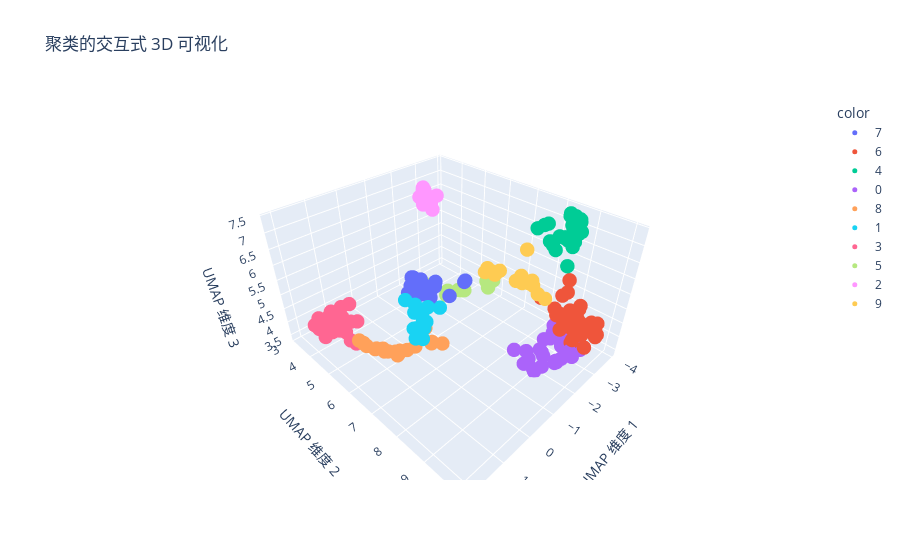
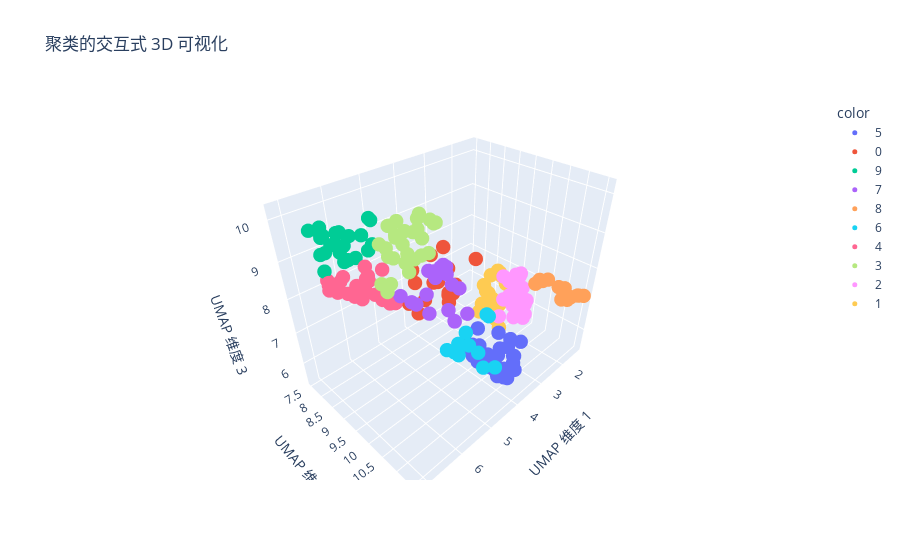

Source (notebook cell) for these figures, in order:
### Code cell
requirment_cluster_centers = process_texts_and_visualize_interactive(requirement_texts,'requirement',cluster_num=10,dimension=3,n=3)
pprint(requirment_cluster_centers)
description_cluster_centers = process_texts_and_visualize_interactive(description_texts,'description',cluster_num=10,dimension=3,n=3)
pprint(description_cluster_centers)

### Figure 1 — Plotly figure (JSON) as saved in the notebook; plotly's stock layout.template omitted (floating-point values rounded to 4 significant figures)
{"data": [{"hovertemplate": "<b>%{hovertext}</b><br><br>color=7<br>UMAP 维度 1=%{x}<br>UMAP 维度 2=%{y}<br>UMAP 维度 3=%{z}<extra></extra>", "hovertext": ["1、负责过国际化/出海，具有SaaS/开发者相关产品的经历；", "2、逻辑清晰、聪明、具有优秀的学习能力，能够快速自我迭代，具备独立完成一些基础产品工作的能力；", "3、具备良好的英语读写能力，能够阅读和理解产品、技术文档和学术论文；", "5、有责任感，有跨团队协作能力，以用户价值为先，做热爱用户的产品经理，做用户喜爱的产品。", "3、具备优秀的逻辑思维能力和产品意识，有团队协作精神；", "4、注重用户体验，对产品设计和用户交互有一定认识；", "2、熟练使用产品设计工具，能输出原型及交互说明；", "2.对产品研发工作有浓厚的兴趣和热情；", "3、熟练使用办公、产品设计软件；", "3、熟练使用办公及产品设计相关软件；", "2.有良好的产品Sense，能熟练使用工具实现产品原型设计；", "3. 具备卓越的思维抽象能力和产品意识，具备良好的团队协作精神；", "2.有互联网产品策划经验，能独立完成prd撰写；", "4.具备良好的沟通能力、热爱产品相关工作，对互联网有一定思考了解和行业分析能力；", "有责任感，有跨团队协作能力，以用户价值为先，做热爱用户的产品经理，做用户喜爱的产品。", "3、具备良好的沟通能力和团队协作精神，能够与产品经理、开发人员等各方有效沟通；", "4、具备较强的学习能力和自我驱动力，能够不断学习和提升自己的产品能力；", "5、具备良好的审美能力和创新意识，能够为产品设计提出有价值的建议和想法。", "6.熟练使用Axure/sketch，office等产品交互设计软件和办公软件。", "2. 了解产品实施过程，包括市场分析、需求分析、产品功能设计、业务流程设计、界面设计、用户研究和可用性测试等；", "-工具技能：熟练使用Axure/Figma/Sketch等原型工具，SQL/Python基础为加分项；", "-技能要求：熟练使用办公软件，如 Word、Excel、PPT 等；掌握 Axure、Sketch、Figma 等至少一种原型设计工具，具备基本的原型制作能力；了解 SQL 等基础数据分析工具，能够进行简单的数据查询与整理", "-具备优秀的产品规划、设计能力，能够独立完成产品的需求分析、设计、优化等全流程工作。"], "legendgroup": "7", "marker": {"color": "#636efa", "size": 5, "symbol": "circle"}, "mode": "markers", "name": "7", "scene": "scene", "showlegend": true, "type": "scatter3d", "x": [-0.1763, 0.3193, -0.5419, 0.3304, 0.4471, 0.1654, 0.3739, -0.005859, 0.157, 0.06481, 0.3178, 0.3638, -0.6702, -0.6196, 0.3351, 0.2502, 0.1441, 0.2286, 0.1428, 0.4459, -0.09287, -0.2004, 0.6925], "y": [7.356, 7.191, 5.695, 7.205, 6.993, 6.71, 6.52, 7.03, 6.336, 6.257, 6.684, 6.933, 7.425, 7.438, 7.203, 7.035, 7.168, 6.62, 6.297, 6.696, 6.321, 6.247, 6.798], "z": [5.954, 6.077, 5.172, 6.28, 6.134, 6.205, 6.126, 6.308, 6.053, 6.107, 6.299, 6.194, 6.216, 6.205, 6.383, 6.105, 6.307, 6.256, 6.165, 6.02, 5.8, 5.913, 6.209]}, {"hovertemplate": "<b>%{hovertext}</b><br><br>color=6<br>UMAP 维度 1=%{x}<br>UMAP 维度 2=%{y}<br>UMAP 维度 3=%{z}<extra></extra>", "hovertext": ["2、有使用Cursor、Windsurf、V0.dev、bolt.new、Devin等AI编程产品的经验；", "3、对新技术趋势保持敏感，有使用不同AI工具构建应用的经验，并能识别AI工具的优劣及可改进点。", "4、对创新类产品有高度热忱，对AIGC、LLM等前沿AI产品有了解的优先；", "4、优秀的学习能力和实践能力，对通用人工智能有浓厚的兴趣，对新事物有强烈的好奇心和探索欲；", "5、具备较好的技术基础，熟悉深度学习/语言模型等AI相关知识、Python等编程语言优先；", "5、积极主动，富有创新精神,愿意在AIGC领域探索前沿的应用场景。", "1.具备良好的逻辑思维和用户理解能力，对AI技术和行业应用有自己的理解；", " 技术理解力：熟悉AI基础技术框架，能与技术团队高效沟通技术应用。  ", " 用户同理心：擅长从员工视角拆解复杂任务，设计轻量化、低学习成本的AI解决方案。  ", " 熟悉企业服务（如OA、HR SaaS）或AI行业应用，熟悉RPA、低代码等效率工具生态。  ", " 自驱力强，对AI技术落地怀有热情，适应高速迭代的工作节奏。", "2. 有AI产品相关经历，有大模型、智能NPC、游戏开发流程相关经验者优先；", "5.加分项：了解AI技术，对chatGPT类应用、智能NPC有了解，有prompt engineering经验优加；", "5.加分项：了解AI技术，熟悉强化学习、用户画像、自然语音等其中某一方向；", "了解基础的AI技术，例如机器学习、LLM的大致原理；", "2、对AI产品有浓厚的兴趣和扎实的理论基础，熟悉常用的AI技术和应用；", "- 对AI技术和产品有浓厚兴趣，对人工智能领域的发展趋势有一定了解；", "1. 本科及以上学历，2026年及之后毕业，人工智能、深度学习等AI相关专业方向，或者计算机相关专业在对AI方面具有相关实践经验；", "2. 自我驱动力极强，分析能力突出，沟通协调能力突出，对互联网产品方向有巨大热情，对AI相关有极大热情；", "1.专业背景 ：计算机科学、人工智能、数据科学、心理学、人机交互等相关专业，对AI技术有基本了解，对AI产品有浓厚兴趣。", "4.创新思维 ：具有创新思维，能够提出独特的AI产品或功能想法，对用户体验有深入理解。", "5.学习能力 ：具有快速学习和适应新技术的能力，对AI领域的最新动态和趋势保持敏感。", "3. 对AI+效率工具有强烈热情，有效率工具类产品经验加分；", "-技术理解力：熟悉AI基础知识（如机器学习、深度学习框架），能理解算法模型的原理和落地边界；", "-软技能：优秀的沟通能力、学习能力和团队协作精神，对AI领域有强烈热情。", "-热爱AI技术应用产品&商业广告业务，对产品策略有浓厚兴趣，并愿意深挖钻研", "-在日常学习生活中使用AI产品是个加分项", "1. 亲手参与定义下一代AI产品的DNA，你的思考将直接刻进千万用户的生活轨迹", "-熟练掌握一种或多种编程语言，了解机器学习、深度学习等AI技术原理者优先。", "-对AI创新业务感兴趣，好奇心强，高度自驱，性格严谨细致认真", "-具备良好的英文读写能力，能够阅读和理解国际AI产品的网站与文档"], "legendgroup": "6", "marker": {"color": "#EF553B", "size": 5, "symbol": "circle"}, "mode": "markers", "name": "6", "scene": "scene", "showlegend": true, "type": "scatter3d", "x": [-3.025, -2.852, -2.682, -2.521, -3.158, -2.671, -3.049, -3.047, -2.544, -2.859, -2.668, -3.014, -2.889, -2.893, -2.862, -3.056, -2.495, -3.376, -2.624, -2.995, -2.645, -2.996, -2.752, -3.081, -3.25, -2.459, -2.75, -2.276, -3.253, -2.521, -3.208], "y": [9.399, 9.99, 9.114, 9.659, 8.835, 9.191, 9.872, 10.1, 10.03, 9.562, 9.634, 8.247, 8.894, 9.126, 9.906, 9.544, 9.692, 8.851, 9.54, 9.222, 9.999, 10.04, 9.594, 10.05, 9.957, 9.047, 9.806, 9.705, 8.924, 9.416, 9.756], "z": [4.895, 4.913, 4.962, 4.368, 5.193, 4.461, 4.883, 4.592, 5.093, 5.383, 5.115, 4.892, 4.681, 4.622, 4.125, 4.697, 4.497, 5.613, 5.164, 4.969, 5.02, 4.764, 5.34, 4.461, 4.781, 5.229, 4.587, 5.054, 5.299, 5.028, 4.443]}, {"hovertemplate": "<b>%{hovertext}</b><br><br>color=4<br>UMAP 维度 1=%{x}<br>UMAP 维度 2=%{y}<br>UMAP 维度 3=%{z}<extra></extra>", "hovertext": ["1、2026届硕士及以上学位在读，计算机、人工智能专业优先；", "1、本科及以上学历在读，小语种相关专业优先；", "1、2026届硕士及以上学位在读，计算机、软件工程等相关专业优先；", "1、2026届本科及以上学历在读，计算机、软件工程等相关专业优先；", "1、2026届本科及以上学历在读，计算机科学、信息技术、人工智能或相关专业背景优先；", "1、2026届本科及以上学历在读，专业背景不限；", "1、本科及以上学历在读，计算机科学、信息技术、人工智能或相关专业背景优先；", "1、本科及以上学历，计算机与人工智能或产品设计等相关专业优先；", "能力要求：", "1.大学本科及以上学历，计算机相关专业优先；", "1.2026届及以后，本科及以上学历在读，计算机等相关专业优先；", " 本科及以上学历，计算机、人工智能、心理学、工业设计等相关专业优先。  ", "1. 计算机、人工智能、电子与通信等相关专业本科及以上学历；", "1. 本科及以上学历，计算机、人工智能、电子与通信等相关专业优先；", "1. 本科及以上学历在读学生，25年及以后毕业，计算机/文学相关背景优先；", "1.本科及以上学历在读学生；", "计算机、软件工程等相关专业优先；", "1.计算机、人工智能、数据科学等相关专业在读本科生或研究生。", "任职要求：", "1.专业不限，有计算机/电子/工业设计/交互设计 背景的同学优先；", "3.对互联网，人工智能，智能硬件等先关领域有一定了解的同学优先；", "2.统计学相关专业或有智能语音实习经验优先；", "-计算机、人工智能、数学、数据以及相关理工科专业优先；", "-具备一定的机器学习、数据分析、代码（Python）的能力和接口调用工程能力优先", "- 本科及以上学历在读，计算机科学、软件工程、人工智能等相关专业背景优先；", "-计算机科学、人工智能、数据科学、人机交互等相关专业本科或研究生在读；", "- 本科及以上学历"], "legendgroup": "4", "marker": {"color": "#00cc96", "size": 5, "symbol": "circle"}, "mode": "markers", "name": "4", "scene": "scene", "showlegend": true, "type": "scatter3d", "x": [-3.74, -3.565, -3.866, -3.788, -3.662, -3.666, -3.44, -3.166, -3.314, -3.764, -3.929, -3.442, -3.669, -3.642, -3.83, -3.628, -3.808, -3.631, -3.47, -2.949, -3.214, -3.145, -3.477, -3.358, -3.56, -3.415, -3.525], "y": [8.759, 8.452, 8.629, 8.64, 8.735, 8.701, 8.561, 8.294, 7.656, 8.478, 8.581, 8.299, 8.34, 8.331, 8.473, 8.42, 8.42, 8.567, 7.77, 8.319, 8.644, 8.409, 8.751, 8.719, 8.565, 8.745, 7.853], "z": [6.944, 7.365, 7.144, 7.12, 6.911, 7.321, 6.73, 6.588, 6.803, 6.962, 7.172, 6.749, 6.65, 6.636, 7.271, 7.408, 6.992, 7.046, 6.891, 6.8, 6.926, 6.491, 6.741, 6.022, 6.65, 6.611, 6.942]}, {"hovertemplate": "<b>%{hovertext}</b><br><br>color=0<br>UMAP 维度 1=%{x}<br>UMAP 维度 2=%{y}<br>UMAP 维度 3=%{z}<extra></extra>", "hovertext": ["2、扎实的深度学习技术基础，有大语言模型、多模态等相关的项目经验和大模型评测经验；", "2、有AI大模型相关产品经历优先；", "2、熟悉大模型基础知识，阅读广泛，对高质量的数据有自己的认识；", "3、对人机交互有自己的理解，掌握一定的提示工程技术，懂得如何更好地利用大模型生成数据；", "2、了解基础的AI技术，例如NLP、机器学习、LLM的大致原理；", "2、对AIGC、大语言模型技术与应用充满热情，对AI产品有优秀的理解能力；", "2、对人工智能前沿技术如大模型、AIGC等有浓厚兴趣，并有一定的了解；", "1、在AIGC、大模型等前沿技术领域有项目实践经验；", "1、对AI产品有强烈兴趣，了解大模型基础概念，有ChatGPT等大模型工具使用经验；", "2、熟悉Prompt工程或参与过大模型调优实践；", "1、ChatGPT等大模型产品深度用户，喜欢尝试新事物；", "2、对大模型产品有着浓厚兴趣，喜欢尝试新鲜事物；", " 有Prompt工程优化或AIGC应用实践经验。  ", "2. 对AI技术有强烈兴趣，熟悉大模型（如GPT/LLaMA）、推荐系统、多模态交互等技术的基本原理与边界；", "2. 具备扎实的技术基础，对生成式AI和多模态大模型技术与应用充满热情；", "4. 熟悉大模型、图像生成模型等相关背景知识，有使用经验。", "2.对大语言模型（LLM）、多模态AI、机器学习算法有基本了解。", "4. 熟悉AI、大模型等相关领域，有大模型prompt调优经验及大模型评测经验，有RAG构建相关经验优先。", "-对大模型、人工智能的前沿技术有极强的好奇心和驱动力", "- 对人工智能技术特别是大模型有基本了解和兴趣；", "-学历与专业：本科及以上在读学生，专业不限，计算机科学、市场营销、设计等相关专业优先，对大模型技术和产品管理有浓厚兴趣", "-对AI大模型感兴趣，关注国内外新技术和热点产品形态，愿意学习新技术", "2. 在技术深渊与人性需求之间架设彩虹桥，把论文里的公式变成让人眼眶发热的温暖交互", "3. 与最疯狂的算法天才、最执着的工程狂人碰撞思想，在晨会白板上留下改变世界的涂鸦", "4. 在用户反馈的迷雾中捕捉真理的闪光，把那些要是我能...\"的叹息变成现实\"", "-计算机、人工智能、数学等相关专业本科及以上学历，对AI/大模型技术有深入理解和浓厚兴趣。", "-具有AI/大模型相关产品或项目经验者优先，了解大模型技术的前沿应用和行业动态者优先。", "-具备良好的英文读写能力，能够阅读和理解最新的国际AI/大模型研究文献和行业动态。", "- 对大模型有基本的了解，对数据集的优劣和评估方法有自己的认识", "-了解是市面上常见的生成式大模型相关的业务应用，有自己的思考", "-对预训练语言模型，精调和提示工程有了解", "-学习能力强，能够跟上大模型方向的快速迭代变化"], "legendgroup": "0", "marker": {"color": "#ab63fa", "size": 5, "symbol": "circle"}, "mode": "markers", "name": "0", "scene": "scene", "showlegend": true, "type": "scatter3d", "x": [-3.067, -3.174, -1.786, -1.722, -2.783, -2.894, -2.681, -2.689, -2.937, -2.349, -2.206, -2.044, -2.531, -2.802, -2.847, -1.664, -2.693, -2.965, -2.018, -2.171, -3.096, -2.325, -1.263, -1.517, -1.019, -3.2, -3.176, -3.084, -1.79, -1.721, -2.269, -1.987], "y": [9.082, 8.711, 9.062, 8.909, 9.847, 9.279, 9.47, 8.936, 9.277, 8.921, 9.63, 9.54, 8.831, 9.597, 9.233, 8.815, 9.692, 8.785, 9.608, 9.486, 8.765, 9.754, 9.094, 9.337, 8.883, 8.928, 8.84, 9.433, 9.1, 9.147, 9.036, 9.203], "z": [3.773, 4.034, 3.468, 3.804, 4.056, 4.068, 4.027, 3.996, 3.894, 3.651, 3.961, 3.853, 3.967, 3.926, 3.761, 3.586, 3.745, 3.703, 3.949, 3.803, 3.833, 4.242, 4.511, 4.564, 4.576, 3.887, 3.73, 4.015, 3.4, 3.523, 3.631, 3.519]}, {"hovertemplate": "<b>%{hovertext}</b><br><br>color=8<br>UMAP 维度 1=%{x}<br>UMAP 维度 2=%{y}<br>UMAP 维度 3=%{z}<extra></extra>", "hovertext": ["3、熟练掌握Python/C++等至少一门编程语言；熟练Pytorch或Tensorflow等训练框架；", "2、善于逻辑思维推导，对数据高度敏感；", "2、逻辑清晰，具有良好的问题分析能力和问题解决能力；", "4、具备良好的责任心和逻辑思维，有创新意识和意愿，有良好的分析能力，愿意独立思考；", "3、优秀的逻辑分析和数据处理能力，善于从数据中提炼洞见；", "3、与技术有一定理解或具备一定的数据分析和建模能力。", "3、逻辑清晰，具备基础数据分析能力；", "3、英语能力优秀，可阅读技术文档或论文。", "2、逻辑思维强、表达清晰、沟通能力强；", "2. 有颠覆式创新思考能力，敢于提出独到见解。", "3.具备较强的逻辑推理分析能力；", "具备良好的英语阅读能力，能够阅读和理解产品、技术文档和学术论文；", "具备良好的责任心和逻辑思维，有创新意识和意愿，有良好的分析能力，愿意独立思考；", "3.具备基本的算法评测、数据采集或数据闭环优化知识。", "1. 优秀的逻辑思维能力、数据分析能力和快速学习能力，拥有同理心和理解力；", "4.对数据敏感，善于从表象归纳出问题共性；", "1.优秀的逻辑思维能力、数据分析能力和快速学习能力，拥有同理心和理解力；", "-具备一定数据分析能力以及数据决策意识，能够熟练使用数据分析工具进行数据挖掘和分析", "-有主动思考的意识和逻辑思维能力", "-熟练掌握Axure、墨刀、figma等工具，具备一定的数据分析能力", "-具有良好的结构化思维能力，数据敏感，自驱力强，能够通过数据分析解决问题"], "legendgroup": "8", "marker": {"color": "#FFA15A", "size": 5, "symbol": "circle"}, "mode": "markers", "name": "8", "scene": "scene", "showlegend": true, "type": "scatter3d", "x": [-0.05274, 0.9881, 1.33, 1.511, 0.9346, 0.1698, 0.777, -0.5511, 1.313, 1.514, 1.102, -0.5056, 1.581, 0.2272, 1.208, 0.8532, 1.183, 0.6212, 1.473, 0.1838, 1.033], "y": [7.202, 6.465, 6.087, 5.769, 6.589, 7.036, 6.705, 5.535, 6.001, 5.788, 6.285, 5.599, 5.693, 7.074, 6.216, 6.49, 6.233, 6.866, 5.853, 6.796, 6.609], "z": [4.345, 4.242, 4.333, 4.429, 4.324, 4.434, 4.323, 5.051, 4.244, 4.456, 4.207, 5.09, 4.529, 4.445, 4.332, 4.152, 4.225, 4.452, 4.365, 4.788, 4.234]}, {"hovertemplate": "<b>%{hovertext}</b><br><br>color=1<br>UMAP 维度 1=%{x}<br>UMAP 维度 2=%{y}<br>UMAP 维度 3=%{z}<extra></extra>", "hovertext": ["4、有很好的产品意识，能快速理解业务产品需求，有较强的项目管理能力、协同能力以及数据洞察能力。", "4.熟悉常用的数据分析工具和产品设计工具者优先。", "2.具备较强的数据分析和问题解决能力，能够通过行业调研、数据分析和用户回访等手段梳理产品的优化思路；", " 熟练使用SQL/Python分析用户行为数据，或具备基础技术开发能力。", " 逻辑清晰，能快速将抽象需求转化为可执行方案。  ", "3. 具备优秀的数据分析能力，熟练使用SQL/Python进行基础数据处理，能用数据驱动产品决策。", "3.善于利用数据分析、场景分析、竞品调研等手段发现潜在优化点；", "- 具备良好的逻辑思维能力和数据分析能力，能够从用户角度思考问题，提升产品体验；", "2.分析能力 ：具备良好的数据分析能力，能够从大量数据中提取有价值的信息，为产品决策提供依据。", "7.工具使用 ：熟悉产品管理工具，如JIRA、Confluence、Sketch等，能够使用数据分析工具，如SQL、Python、Tableau等进行数据处理和分析。", "3.具备扎实的产品逻辑能力与分析能力，能够深刻理解业务场景；", "2.具备产品思维，对行业动态有敏感性，会sql优先", "-产品思维：对用户体验敏感，逻辑清晰，具备需求拆解和优先级判断能力；", "-对解决复杂问题有创新性的思考和策略，能够提出并实施具有前瞻性的产品优化和改进方案。", "-具有数据分析和数据挖掘能力，能够从数据中提炼有价值的信息以指导产品优化。"], "legendgroup": "1", "marker": {"color": "#19d3f3", "size": 5, "symbol": "circle"}, "mode": "markers", "name": "1", "scene": "scene", "showlegend": true, "type": "scatter3d", "x": [0.521, 0.3822, 0.8265, 0.5092, 0.8321, 0.5604, 0.8585, 0.6773, 0.7621, 0.5264, 0.5446, 0.2093, 0.7327, 0.8436, 0.9084], "y": [7.31, 7.074, 7.187, 7.056, 7.163, 7.191, 7.194, 7.244, 7.095, 7.102, 7.22, 7.402, 7.083, 6.855, 7.197], "z": [5.952, 5.278, 5.372, 4.764, 5.876, 5.248, 5.085, 5.758, 5.298, 5.349, 5.86, 5.818, 6.018, 6.096, 5.435]}, {"hovertemplate": "<b>%{hovertext}</b><br><br>color=3<br>UMAP 维度 1=%{x}<br>UMAP 维度 2=%{y}<br>UMAP 维度 3=%{z}<extra></extra>", "hovertext": ["3、具备较强的沟通协调能力，拥有强烈的责任心和团队合作精神，出色的学习能力；", "3、具备快速学习、良好的沟通和协作能力；", "4、良好的交流与团队协作能力，责任心强，具备较强自驱力。", "3、出色的沟通和团队合作能力，能够与多个团队紧密协作；", "4、良好的沟通协调能力，能够有效协调各部门资源，推动项目进展；", "4、学习能力强，责任心强，能适应快速迭代的工作节奏；", "3.具备良好的团队合作能力和沟通能力；", "1、具备优秀的沟通协调能力、良好的团队合作精神，学习能力强且有责任心；", "3.具备较强的团队合作和沟通能力，能够与技术团队、运营团队等多个部门进行有效的协作。", "3.具备优秀的沟通能力和主动思考能力，逻辑清晰，具备较强的学习能力及协调能力，有团队合作意识；", "2. 核心能力", "4. 软性素质", "3. 做事认真、负责、有耐心，乐于接受新事物可快速学习，积极主动性高，且有较好的团队沟通、协作能力；", "2.工作积极主动，执行力强，有责任心，并有较强的协作沟通能力；", "4.有较强的学习能力与团队合作能力，具备一定的项目管理意识。", "- 优秀的沟通能力，能够与不同背景的团队成员有效合作，共同推进项目进展；", "- 具备良好的自我驱动能力和学习能力，能够在快节奏的工作环境中不断成长。", "3.沟通能力 ：具有优秀的沟通和协调能力，能够与跨部门团队有效合作，推动项目进展。", "8.团队精神 ：具有良好的团队合作精神，能够积极主动地解决问题，适应快速变化的工作环境。", "5.思维活跃，领悟能力强，乐于接受新鲜事物；", "5.团队合作意识强，有较强的沟通表达能力。", "- 认真负责，强烈的责任感和自驱力；", "- 出色的人际交往能力和沟通技巧；", "- 能够独立工作，同时也具备良好的团队协作精神；", "-具备较好的学习能力和适应能力，思路清晰，协调、推进能力强", "-能力素质：具备良好的沟通能力和团队协作精神，能够积极主动地与不同部门人员合作；有较强的学习能力，能够快速掌握新知识、新技能，适应快速变化的工作环境；富有创新精神和好奇心，敢于提出独特的想法，并能积极探索验证", "-有较好的表达能力，注重团队协作", "-责任心强，抗压性强，执行力强，具备良好的表达沟通能力、团队协作能力、项目管理能力", "- 具有较强的沟通能力和项目管理经验，具备跨团队的协作和推动能力、执行力", "- 新技术的快速学习能力，对待细节性工作耐心、踏实，能承受工作压力", "- 思维活跃，有创新精神，兴趣广泛， 热爱生活", "-良好沟通推动能力，合作和表达能力，与技术团队紧密配合"], "legendgroup": "3", "marker": {"color": "#FF6692", "size": 5, "symbol": "circle"}, "mode": "markers", "name": "3", "scene": "scene", "showlegend": true, "type": "scatter3d", "x": [1.664, 1.63, 1.944, 1.458, 1.253, 1.937, 1.482, 1.77, 1.003, 1.605, 1.107, 1.267, 2.095, 2.087, 1.34, 1.19, 1.943, 1.099, 1.819, 1.602, 1.951, 2.027, 1.435, 1.858, 1.707, 1.545, 1.732, 1.503, 1.051, 1.583, 1.697, 1.176], "y": [4.526, 4.82, 4.579, 4.513, 3.986, 4.415, 4.591, 4.678, 4.449, 5.101, 4.929, 4.853, 4.571, 4.317, 3.896, 3.985, 4.328, 4.083, 4.413, 5.563, 4.547, 4.379, 4.741, 4.395, 4.737, 4.65, 4.575, 4.058, 3.874, 4.41, 5.464, 4.266], "z": [4.431, 4.383, 4.469, 4.296, 4.207, 4.729, 4.344, 4.574, 4.776, 4.478, 4.473, 4.511, 4.569, 4.549, 4.285, 4.162, 4.718, 4.154, 4.364, 4.352, 4.175, 4.534, 4.247, 4.394, 4.411, 4.842, 4.237, 4.377, 4.041, 4.8, 4.461, 4.662]}, {"hovertemplate": "<b>%{hovertext}</b><br><br>color=5<br>UMAP 维度 1=%{x}<br>UMAP 维度 2=%{y}<br>UMAP 维度 3=%{z}<extra></extra>", "hovertext": ["4、英语阅读能力较强，有海外留学背景加分。", "加分项：", "加分项：", "1. 基础要求", "3. 加分项", "【必备项】", "【加分项】", "4. 重要加分项：热爱游戏、熟悉大模型调试，有编导/良好文案功底。", "4.加分项：热爱游戏，重度游戏玩家，对游戏研发流程有一定了解，喜欢MMO游戏优加；", "2.工作积极主动，沟通能力强，能把游戏体验转化为设计需求，执行力强，有责任心；", "3.加分项：深度体验多款主流竞技游戏，竞技水平较高；永劫无间等游戏者优先；", "4.加分项：关注游戏设计等相关领域，具有一定基础知识；", "6.简历投递时需要备注游戏经验；", "3. 必须是手游爱好者，简历中请务必附注具体游戏经历；"], "legendgroup": "5", "marker": {"color": "#B6E880", "size": 5, "symbol": "circle"}, "mode": "markers", "name": "5", "scene": "scene", "showlegend": true, "type": "scatter3d", "x": [-0.9165, -1.916, -1.953, -1.284, -1.872, -1.505, -1.807, -2.547, -2.516, -2.47, -2.535, -2.52, -2.748, -2.69], "y": [5.614, 6.172, 6.211, 6.108, 6.152, 5.946, 6.095, 6.627, 6.658, 6.707, 6.578, 6.617, 6.631, 6.713], "z": [5.103, 4.692, 4.667, 4.782, 4.678, 4.742, 4.69, 4.81, 4.815, 4.76, 4.893, 4.884, 5.012, 4.915]}, {"hovertemplate": "<b>%{hovertext}</b><br><br>color=2<br>UMAP 维度 1=%{x}<br>UMAP 维度 2=%{y}<br>UMAP 维度 3=%{z}<extra></extra>", "hovertext": ["5、能实习至少3个月以上，且一周出勤4天以上同学优先。", "5、英语读写能力优秀，每周能至少实习四天。", "5、实习3个月及以上。", "实习时长：3个月以上", "4、每周需到岗5天，实习期半年以上优先。", "4、每周到岗5天，实习期半年以上优先。", "1.本科及以上学历，每周至少可实习4天，实习时长3个月及以上，长期实习优先", "6.实习期4个月及以上。", "7.实习期4个月及以上。", "1、有大厂相关实习经验的同学优先；", "- 汽车、计算机科学、人工智能或相关专业硕士研究生在读，能够保证至少6个月及以上的长期实习时间；", "4.每周工作五天，实习期不低于3个月，2026年以后毕业的同学优先；", "4. 实习期至少3个月。", "1.2026年及以后毕业，Base北京，实习期5个月以上；", "3.实习期至少6个月，每周实习5天。", "- 一周至少4天到岗，连续工作不少于4个月。", "-其他：每周能保证5天以上的实习时间，实习周期不少于4个月，能够全身心投入实习工作，积极为团队创造价值。"], "legendgroup": "2", "marker": {"color": "#FF97FF", "size": 5, "symbol": "circle"}, "mode": "markers", "name": "2", "scene": "scene", "showlegend": true, "type": "scatter3d", "x": [-2.847, -2.791, -2.953, -3.094, -2.905, -2.914, -3.033, -3.012, -3.116, -2.744, -3.004, -3.037, -3.097, -2.886, -2.98, -2.739, -3.033], "y": [3.669, 3.513, 3.338, 3.229, 3.565, 3.373, 3.623, 3.32, 3.231, 4.005, 3.935, 3.711, 3.186, 3.786, 3.304, 3.405, 3.5], "z": [6.383, 6.337, 6.648, 6.674, 6.428, 6.394, 6.543, 6.634, 6.657, 6.335, 6.71, 6.539, 6.737, 6.425, 6.716, 6.582, 6.525]}, {"hovertemplate": "<b>%{hovertext}</b><br><br>color=9<br>UMAP 维度 1=%{x}<br>UMAP 维度 2=%{y}<br>UMAP 维度 3=%{z}<extra></extra>", "hovertext": ["3、资讯类产品深度用户，有同理心，对产品体验敏感；有AI、搜索产品经验优先；", "4、有互联网产品实习经历优先。", "4、有互联网产品实习经历优先；", "6、积极主动，勇于学习和尝试新事物，有产品经理实习或项目经验者优先。", "2、在知名AI公司或互联网公司有相关实习经历；", "1、有AI产品相关项目/比赛经验，或客服系统、C端工具类产品实习经历；", "1. 有互联网公司相关岗位实习经验，或有过AIGC项目设计落地经验；", "5.具备AI产品相关实习经验者优先，曾在AI研究机构或大厂实习过者加分。", "- 拥有大厂（尤其是具有AI产品实习经验）实习经验者优先；", "6.实习经历 ：有相关领域的实习经历优先，如AI、数据分析、产品设计等。", "2.有产品和创新/创业相关经历的同学优先；", "-有AI模型应用产品/AI智能客服/B端平台/广告策略产品岗位实习或校内项目相关经验优先 ", "-实习经历：拥有创业公司实习经历，参与过产品从构思到上线的部分环节，对创业项目的产品开发流程有一定认知；或在创新产品项目中实习，深入了解创新产品的设计理念与迭代方法", "-全日制本科及以上学历，计算机相关专业优先，有互联网产品实习经验优先，实习期超5个月者优先", "- 有过产品设计、交互界面设计、项目管理或数据标注相关经历优先", "-较强的技术背景，有搜索、推荐或者AI策略产品经理实习经历优先"], "legendgroup": "9", "marker": {"color": "#FECB52", "size": 5, "symbol": "circle"}, "mode": "markers", "name": "9", "scene": "scene", "showlegend": true, "type": "scatter3d", "x": [-2.353, -1.48, -1.423, -1.222, -2.341, -2.321, -1.949, -2.344, -2.285, -2.213, -1.292, -2.202, -1.4, -1.68, -2.398, -2.274], "y": [8.776, 7.719, 7.679, 7.596, 8.246, 8.329, 8.069, 8.362, 8.047, 8.041, 7.613, 8.201, 7.647, 7.715, 8.011, 8.585], "z": [5.469, 6.156, 6.232, 6.298, 5.715, 5.853, 5.903, 5.702, 5.658, 5.927, 6.393, 5.816, 6.274, 6.183, 6.648, 5.568]}], "layout": {"legend": {"title": {"text": "color"}, "tracegroupgap": 0}, "scene": {"domain": {"x": [0, 1], "y": [0, 1]}, "xaxis": {"title": {"text": "UMAP 维度 1"}}, "yaxis": {"title": {"text": "UMAP 维度 2"}}, "zaxis": {"title": {"text": "UMAP 维度 3"}}}, "title": {"text": "聚类的交互式 3D 可视化"}}}

### Figure 2 — Plotly figure (JSON) as saved in the notebook; plotly's stock layout.template omitted (floating-point values rounded to 4 significant figures)
{"data": [{"hovertemplate": "<b>%{hovertext}</b><br><br>color=5<br>UMAP 维度 1=%{x}<br>UMAP 维度 2=%{y}<br>UMAP 维度 3=%{z}<extra></extra>", "hovertext": ["1、负责AI应用开发平台的产品规划与需求管理，制定并推进产品路线图；", "1、参与视频会议AI功能产品迭代的相关工作，如产品信息收集与分析、用户反馈与调研、设计还原验收等；", "1、协助跟进今日头条AI模块的产品功能，挖掘体验改进点，推动AI功能的体验迭代；", "1、参与AI平台的产品建设与迭代；", "4、通过培训、教学文档等方式为用户提供支持，确保用户能够高效使用AI平台。", "TikTok AI创新中心，是致力于AI基础设施建设和创新研究的部门，探索行业领先的人工智能技术，包括大语言模型，多模态大模型等研究方向。我们希望研发能够处理多语言和海量视频内容理解的模型算法，为用户带来更好的内容消费体验。在Code AI方向，我们利用大语言模型强大的代码理解与推理能力，提升程序性能与研发效率。", "1、建设字节跳动豆包Marscode等AI编程产品，包括用户调研、行业分析、产品设计、用户体验设计、用户运营等；", "3、和业界AI人才一起交流创意，制定和实施领先的产品方案。", "2、负责AI产品的需求分析、功能设计、产品规划和迭代优化工作；", "3、协助优化公司内部AI类平台或效能工具，提升用户体验和工作效率；与业务方高效沟通、理解和回应业务需求；", "1.参与多模态交互方向的AI产品设计工作，包括但不限于虚拟人、视频化交互、图像搜索等；", " 设计科学的需求洞察路径，深度调研企业员工日常工作场景，挖掘效率瓶颈与体验优化点，转化为可落地的AI产品功能。  ", "负责企业级AI效率产品的全生命周期管理，围绕员工生产力提升及工作体验优化，设计AI产品核心能力（如智能助手、自动化流程、知识管理、数据分析等）。  ", " 联动技术、算法、设计团队，推动AI产品功能落地，确保最终实施与产品目标对齐。  ", " 建立产品效果评估体系，持续优化AI产品能力。关注AI伦理与数据安全，设计合规机制保障企业信息隐私。", " 跟踪AI领域技术突破，探索其在企业效率场景的创新应用。", "在这里，你会和一群年轻小伙伴共同探索AI技术的边界，为用户创造更智能的电商购物体验。", "1.参与AI社交创新产品相关功能的优化，完成产品设计并推进落地；", "2.负责相关AI社交产品的竞品调研，形成结论并持续推动产品迭代。", "1.负责AI能力在游戏内的应用落地或负责AIGC能力在游戏内的应用落地；", "1.负责游戏中AI竞技机器人的研发和应用；", "2.基设计AI竞技机器人的应用方案，改进用户体验；", "建设小红书AI编程产品，包括用户调研、行业分析、产品设计、用户体验设计、用户运营、数据集建设等；", "和业界AI人才一起交流创意，制定和实施领先的产品方案。", "4.与算法、工程、业务团队协作，确保AI能力的高效落地。", "5.关注AI技术前沿，参与推动业务创新。", "1.参与AI产品的规划和设计，理解用户需求，撰写产品需求文档，与技术团队沟通，确保产品开发方向符合公司战略和市场需求。", "2.市场研究 ：进行市场调研，分析竞争对手的AI产品，收集行业动态，为产品创新提供数据支撑和前瞻性建议。", "4.鼓励大胆创新，提出新想法新方案；", "1. 基于办公协同领域AI产品规划，协助进行产品需求分析与整理，完成需求文档；", "4. 关注AI技术的发展动态，探索新应用场景；", "-负责AIGC技术在海外输入法中的应用，提升产品AI功能及用户体验", "-负责协助探索AI 产品的用户增长、场景挖掘和创新性 AI 模式；", "-参与AI产品设计或策略工作，包括但不限于功能设计、策略迭代、交互创新等", "-参与AI创新玩法讨论，包括多模态、社区、智能体等", "在午夜被AI的可能性灼烧得无法入眠的你"], "legendgroup": "5", "marker": {"color": "#636efa", "size": 5, "symbol": "circle"}, "mode": "markers", "name": "5", "scene": "scene", "showlegend": true, "type": "scatter3d", "x": [3.63, 3.704, 4.135, 3.814, 3.895, 4.143, 4.186, 3.668, 3.688, 3.834, 3.545, 3.629, 3.628, 3.732, 3.907, 3.604, 2.964, 3.982, 3.962, 3.344, 3.349, 3.371, 4.226, 3.403, 3.989, 3.918, 3.78, 3.604, 3.901, 3.661, 3.716, 3.277, 3.67, 3.398, 3.588, 3.485], "y": [10.92, 11.22, 11.09, 10.82, 10.09, 10.5, 10.98, 10.37, 11.15, 10.87, 11.12, 10.62, 10.68, 10.55, 10.25, 10.46, 10.14, 11.06, 10.94, 10.82, 10.77, 10.53, 11.15, 10.42, 10.09, 10.08, 11.14, 9.941, 9.722, 10.95, 9.875, 11.09, 11.26, 10.99, 10.01, 10.21], "z": [5.708, 6.173, 6.116, 6.237, 5.957, 6.403, 6.329, 5.871, 5.82, 5.549, 6.237, 5.435, 5.521, 5.712, 5.692, 5.405, 6.051, 5.878, 6.018, 6.482, 6.181, 5.993, 6.314, 5.633, 5.999, 5.79, 5.642, 6.466, 5.973, 5.439, 5.927, 6.521, 5.942, 6.046, 5.905, 5.592]}, {"hovertemplate": "<b>%{hovertext}</b><br><br>color=0<br>UMAP 维度 1=%{x}<br>UMAP 维度 2=%{y}<br>UMAP 维度 3=%{z}<extra></extra>", "hovertext": ["2、与技术团队紧密协作，确保平台功能落地并在垂直领域给用户最好的体验；", "1、与算法研究员紧密合作，定义高质量的数据集评价标准；", "2、阅读相关领域最新研究论文或报告，寻找高效科学的方法获取及构建高质量数据；", "3、与工程师密切配合，搭建高效的数据采集、获取与生产管线；", "4、设计训练数据标注所需的流程、规则与画像，对项目的质量和进度负责。", "3、与算法、研发、设计、运营团队协作，推动功能落地并持续监控效果。", "4、紧跟行业头部智能产品（如ChatGPT客服、电商/金融行业解决方案），输出产品分析报告及创新建议；", "3.与大模型工程、前端、交互等团队紧密配合，确保项目进度和质量。", "4. 数据驱动优化 ", "2. 根据业务数据和玩家反馈，推动算法效果迭代、功能测试和验收，保证合作项目上线和稳定运行，对玩家体验负责。", "6.跟进行业相关动态，定时整理并输出相关报告。", "5.跟进行业相关动态，定时整理并输出相关报告。", "2.协助搭建算法评测体系，参与指标制定与评测方法优化。", "3.协助进行算法数据采集、管理与闭环优化工作，提升数据质量。", "-协同运营和研发，跟进解决客户日常问题，助力维护客情&稳定消费覆盖", "在算法与人性交汇处寻找火光的你", "-数据生产：根据数据集的设计需求和用途，为数据集制定可执行、可质检的规范；对数据集阶段性质检，迭代标注规范"], "legendgroup": "0", "marker": {"color": "#EF553B", "size": 5, "symbol": "circle"}, "mode": "markers", "name": "0", "scene": "scene", "showlegend": true, "type": "scatter3d", "x": [5.348, 4.176, 4.943, 4.893, 4.624, 4.973, 5.258, 4.047, 4.401, 4.557, 5.14, 5.137, 4.329, 4.414, 5.652, 4.393, 4.365], "y": [9.89, 9.674, 9.095, 9.613, 9.725, 9.771, 9.547, 10.17, 9.3, 9.824, 9.257, 9.239, 9.738, 9.673, 9.714, 9.667, 9.613], "z": [8.275, 8.003, 8.144, 9.104, 9.236, 8.495, 7.666, 8.878, 8.011, 8.038, 8.668, 8.633, 7.857, 7.821, 8.244, 7.591, 8.523]}, {"hovertemplate": "<b>%{hovertext}</b><br><br>color=9<br>UMAP 维度 1=%{x}<br>UMAP 维度 2=%{y}<br>UMAP 维度 3=%{z}<extra></extra>", "hovertext": ["3、持续收集用户反馈和市场动态，迭代优化产品功能。", "3、跟踪产品的上线效果、用户反馈，为产品功能的优化打磨提供合理建议；", "2、充分传递产品价值，理解客户需求，并落实有效需求到产品中，持续跟进产品的关键数据指标和用户反馈，持续迭代优化产品；", "5、参与产品效果评估，关注用户反馈和行业进展，推动产品迭代。", "3、跟踪并分析平台数据，为产品改进提供数据支持，持续优化线上效果。", "5.跟踪产品上线后的表现，收集用户反馈和数据，进行数据分析和产品改进。", "1、用户需求洞察", "3. 产品实施落地", "5. 设计实验方案并分析数据，验证技术方案的业务效果（如GMV提升、用户体验指标优化），驱动产品迭代；", "在这里，你将参与产品效果评估，关注用户反馈和行业发展动向，推动产品的落地与迭代优化；", "3.辅助核心产品功能测试以及问题跟踪，把控功能质量和迭代效率", "4.关注产品数据指标和问题，收集整理用户反馈，并归纳产品需求；", "4.构建测试集，帮助研发同学明确迭代模型的方向；", "充分传递产品价值，理解客户需求，并落实有效需求到产品中，持续跟进产品的关键数据指标和用户反馈，持续迭代优化产品；", "- 分析用户反馈，制定产品改进方案，并持续优化产品性能；", "4.用户反馈收集 ：收集和整理用户反馈，分析用户使用行为，为产品迭代提供依据，提升用户体验。", "3.跟进用户体验，及时发现产品潜在问题；", "3. 日常问题分析，用户反馈收集，分类汇总制定解决方案，改进线上体验；", "3.收集用户反馈，分析并跟踪相关问题解决。", "3.日常case分析，用户反馈收集，分类汇总制定解决方案；", "4.分析产品数据，发现问题并提出合理的改进策略；", "在用户痛点中看到星辰大海的你", "-优化产品使用文档、制作产品宣传材料，降低用户使用门槛，提升用户体验"], "legendgroup": "9", "marker": {"color": "#00cc96", "size": 5, "symbol": "circle"}, "mode": "markers", "name": "9", "scene": "scene", "showlegend": true, "type": "scatter3d", "x": [6.073, 6.098, 6.306, 5.802, 6.121, 6.066, 6.77, 6.235, 5.766, 5.823, 5.697, 6.487, 5.601, 6.101, 6.228, 6.298, 6.35, 6.361, 6.289, 6.549, 6.59, 6.412, 6.344], "y": [8.08, 8.385, 8.409, 8.607, 7.901, 7.947, 8.349, 8.451, 8.347, 8.814, 8.59, 7.968, 8.512, 8.545, 8.061, 7.918, 7.726, 7.592, 7.526, 7.518, 7.949, 7.745, 8.345], "z": [9.19, 9.554, 9.016, 9.178, 9.453, 9.469, 8.957, 9.051, 9.435, 9.42, 9.907, 9.127, 9.798, 9.089, 9.246, 9.228, 9.414, 9.469, 9.511, 9.527, 9.117, 9.387, 9.242]}, {"hovertemplate": "<b>%{hovertext}</b><br><br>color=7<br>UMAP 维度 1=%{x}<br>UMAP 维度 2=%{y}<br>UMAP 维度 3=%{z}<extra></extra>", "hovertext": ["ByteIntern：面向2026届毕业生（2025年9月-2026年8月期间毕业），为符合岗位要求的同学提供转正机会。", "日常实习：面向全体在校生，为符合岗位要求的同学提供为期3个月及以上的项目实践机会。", "4、跟海内外合作团队定期沟通、协调推动相关的业务团队高质量执行。", "ByteIntern：面向2026届毕业生(2025年9月-2026年8月期间毕业)，为符合岗位要求的同学提供转正机会。", "4、适应创业团队节奏，随时胜任团队中其他岗位角色。", "3、独立挖掘业务问题，主动跨团队沟通、推动落实，提升问题解决和执行效率。", "5、具体工作内容将根据实际情况和个人特长进行分配和调整。", "岗位职责：", "工作内容：", "5. 工作地点：小米武汉总部。", "1.负责音频、文本语料的收集和整理工作；", "-产品需求调研协助：在产品经理指导下，参与大模型创新产品的需求调研工作。通过分析行业报告、竞品资料，以及与潜在用户交流，收集和整理需求信息，为产品定位和功能规划提供基础支持。借助过往创业或创新产品实习中积累的市场敏感度，敏锐捕捉有价值的用户需求与市场趋势", "-产品文档撰写：负责撰写简单的产品需求文档（PRD）和用户故事，清晰描述产品功能与业务流程，确保研发团队能够准确理解产品需求。在撰写过程中，运用在实习经历中掌握的文档撰写技巧，提高文档质量与沟通效率", "-协助产品设计：参与产品原型设计讨论，从用户体验角度出发，提供创意和建议。协助制作低保真原型，通过对创新产品实习中用户体验设计的理解，优化原型的交互流程与界面布局，提升产品的易用性", "-跨部门沟通协调：辅助产品经理与研发、设计、运营等部门沟通，及时传递项目信息，跟进任务进度。在跨部门协作中，借鉴创业实习中积累的沟通经验，积极协调各方资源，保障项目顺利推进", "-参与产品创新探索：结合大模型技术特点，积极参与头脑风暴，提出创新性的产品功能或应用场景设想。将创业实习中形成的创新思维融入产品研发，为产品的差异化竞争贡献力量", "我们不要流水线思维的执行者，我们要寻找的是：", "-数据产品设计：参与数据生产平台的设计与搭建，设计前后端交互界面"], "legendgroup": "7", "marker": {"color": "#ab63fa", "size": 5, "symbol": "circle"}, "mode": "markers", "name": "7", "scene": "scene", "showlegend": true, "type": "scatter3d", "x": [5.423, 5.55, 5.14, 5.427, 5.143, 5.097, 5.121, 5.694, 5.598, 5.7, 4.834, 6.099, 6.217, 6.32, 5.904, 5.357, 4.974, 6.001], "y": [10.87, 10.82, 10.18, 10.87, 10.36, 10.21, 10.49, 10.42, 10.48, 10.62, 10.43, 10.86, 10.64, 10.63, 10.58, 11.15, 10.17, 9.887], "z": [8.293, 8.616, 9.157, 8.287, 9.07, 9.207, 8.864, 9.43, 9.401, 9.364, 8.597, 8.858, 9.016, 9.117, 9.058, 8.606, 9.089, 8.714]}, {"hovertemplate": "<b>%{hovertext}</b><br><br>color=8<br>UMAP 维度 1=%{x}<br>UMAP 维度 2=%{y}<br>UMAP 维度 3=%{z}<extra></extra>", "hovertext": ["团队介绍：飞书作为先进的企业协作与管理平台，是字节跳动在B端与企业服务领域的重要布局。不仅一站式整合办公协作套件，更提供高效的组织管理、业务管理和 AI 智能伙伴等先进工具，帮助组织和个人为 AI 时代做好准备。各行业越来越多先进企业，都选择与飞书共创行业最佳实践。先进团队，先用飞书。", "1、参与飞书AI相关的产品规划和设计，结合用户需求与AI技术提出创新方案；", "2、负责飞书内大模型相关AI应用场景的效果提升；", "3、负责飞书内大语言模型评估体系、评测集设计和研发，并基于评测制定优化方案；", "4、飞书业务内大语言模型训练过程中每个阶段数据质量评估，确保大语言模型训练数据的有效性。", "团队介绍：飞书是 AI 时代先进生产力平台，提供一站式工作协同、组织管理、业务提效工具和深入企业场景的 AI 能力，助力企业能增长，有巧降。从互联网、高科技、消费零售，到制造、金融、医疗健康等，各行各业先进企业都在选择飞书，与飞书共创行业最佳实践。先进团队，先用飞书。", "团队介绍：飞书是字节跳动旗下先进企业协作与管理平台，围绕目标、信息与人三个维度全方位助力组织升级。一站式整合即时沟通、日历、音视频会议、文档、云盘等办公协作套件，让组织和个人工作更高效更愉悦。飞书目前已服务包括互联网、信息技术、制造、建筑地产、教育、媒体在内等众多领域的先进企业。", "2、推动AI技术在飞书各业务场景和功能模块中的实际应用，提升产品竞争力；", "4、参与飞书内大语言模型驱动的AI智能伙伴的数据评估体系、评测集设计和研发；", "-负责调研前沿大语言推理模型的评估体系，包括数据集构建、人工/自动评估方法、评估维度与指标搭建，构建面向小爱场景的大模型评测体系，推动小爱大模型应用的策略迭代", "-负责协助大语言模型的评测，制定合理的评估方案和推动评测标准不断完善，提升大语言模型能力。", "-参与语言模型的调优工作，包括但不限于模型评估、数据制备、prompt撰写等", "-大模型评估：语音语言一体化大模型的客观与主观评测，实时跟进大模型发布进展，设计模型评估维度，反馈给团队评估结果，并能从数据的视角提出优化模型方案"], "legendgroup": "8", "marker": {"color": "#FFA15A", "size": 5, "symbol": "circle"}, "mode": "markers", "name": "8", "scene": "scene", "showlegend": true, "type": "scatter3d", "x": [1.431, 1.678, 1.81, 1.752, 1.592, 1.319, 1.408, 1.572, 1.654, 2.11, 1.971, 2.193, 2.103], "y": [11.44, 11.3, 11.21, 11.04, 11.13, 11.56, 11.46, 11.33, 11.16, 10.56, 10.82, 10.81, 10.66], "z": [7.184, 7.1, 7.134, 7.412, 7.34, 7.177, 7.181, 7.149, 7.255, 7.459, 7.647, 7.705, 7.626]}, {"hovertemplate": "<b>%{hovertext}</b><br><br>color=6<br>UMAP 维度 1=%{x}<br>UMAP 维度 2=%{y}<br>UMAP 维度 3=%{z}<extra></extra>", "hovertext": ["团队介绍：国际化短视频商业化变现产品设计团队旨在使客户能够毫不费力地与用户建立联系，并最大限度地发挥品牌潜力。我们希望简化和激励客户实现目标，探索更多可能性，并与国际化短视频创造价值。作为团队成员，你将能够利用定性/定量研究来收集用户反馈，为我们的客户创造深刻的理解和共情，并与设计、产品和营销团队跨职能合作，以满足业务需求。", "1、参与国际化短视频企业号AI私信方向的产品设计、产品策略制定、产品流程优化等工作；", "团队介绍：产品覆盖今日头条、头条极速版等各类产品，为上亿用户持续提供优质的资讯、视频等服务。我们通过建立良好的内容生态，鼓励优质的原创内容，为创作者提供优质的服务和创作体验，促进创作和交流，同时我们致力于通过尽可能丰富的内容体裁和尽可能多的分发方式，连接人与信息，丰富大家的精神生活，让人们看到更大的世界。", "团队介绍：Data AML是字节跳动公司的机器学习中台，为抖音/今日头条/西瓜视频等业务提供推荐/广告/CV/语音/NLP的训练和推理系统。为公司内业务部门提供强大的机器学习算力，并在这些业务的问题上研究一些具有通用性和创新性的算法。同时，也通过火山引擎将一些机器学习/推荐系统的核心能力提供给外部企业客户。此外，AML还在AI for Science，科学计算等领域做一些前沿研究。", "团队介绍：TikTok是一个覆盖150个国家和地区的国际短视频平台，我们希望通过TikTok发现真实、有趣的瞬间，让生活更美好。TikTok 在全球各地设有办公室，全球总部位于洛杉矶和新加坡，办公地点还包括纽约、伦敦、都柏林、巴黎、柏林、迪拜、雅加达、首尔和东京等多个城市。", "团队介绍：字节跳动Data研发部门，负责公司产品线的推荐、广告、系统架构、大数据和开放平台等技术。", "团队介绍：字节跳动开发者AI团队致力于探索AI技术在研发体系上应用和落地，覆盖场景包括AI for Code、AI在DevOps全流程中的落地，团队包括产品、工程、算法和研究人员多个角色，期待对大模型、研发工具体系有兴趣、对技术有追求的同学加入，共同成长！", "3. 了解AI技术原理、数据要求，协助算法同学进行算法迭代。", "1、参与小红书AI方向产品的开发和设计；", "2.负责语音识别数据分析，与研发团队紧密配合，为算法提供数据支持、case分析及优化建议；", "-团队协作：与产品和技术团队紧密配合,快速、高效推动语音和NLP能力的方案设计、研发、效果验证"], "legendgroup": "6", "marker": {"color": "#19d3f3", "size": 5, "symbol": "circle"}, "mode": "markers", "name": "6", "scene": "scene", "showlegend": true, "type": "scatter3d", "x": [5.297, 4.623, 5.148, 4.484, 5.066, 4.798, 4.309, 4.131, 4.324, 4.166, 4.146], "y": [10.51, 11.03, 10.6, 10.44, 10.65, 10.38, 10.59, 10.0, 11.14, 10.67, 10.72], "z": [7.179, 6.525, 7.07, 6.752, 6.964, 6.967, 6.5, 6.675, 6.403, 7.653, 7.615]}, {"hovertemplate": "<b>%{hovertext}</b><br><br>color=4<br>UMAP 维度 1=%{x}<br>UMAP 维度 2=%{y}<br>UMAP 维度 3=%{z}<extra></extra>", "hovertext": ["2、了解国际化产品视频内容特点和海外广告主或用户的特点，可以提出有建设性的方案；", "3、通过数据分析、市场调研、用户调研等多种手段，团队协作达成产品目标；", "3、深入了解和掌握行业产品的动态，不断丰富和完善解决方案；", "2、协助监测、整理、分析行业产品动态与行业变化，产出有价值的观点/报告；", "2、通过用户调研、产品调研、数据分析等方式了解和挖掘客户需求，产出需求文档并推进功能落地；", "3、参与用户需求调研和数据分析，撰写需求，与研发、设计团队合作推进产品落地；", "1、协助产品经理完成智能客服客户端（C端）功能的需求分析、原型设计及文档撰写，参与用户调研和数据分析；", "2.负责收集、整理和分析用户需求，为产品改进提供数据支持；", "1、负责调研和用户需求收集，参与部分产品模块的功能设计；", "2、负责平台数据分析，挖掘高价值应用场景，为产品迭代提供数据支持；", "1、负责产品调研和用户需求收集，参与部分产品模块的功能设计；", "2.进行市场调研和竞争分析，收集行业动态和用户需求，梳理产品优化思路；", "3.梳理产品的卖点和营销策略，协同运营团队进行产品的推广和应用；", "2、产品设计与规划", "5. 行业前瞻性调研", "3、协助产品经理进行市场调研和用户需求分析，为产品设计提供依据；", "产品规划与设计 ：", "1.协助产品经理完成手机客户端交互和产品设计；", "5.深入研究竞品，产出分析报告。", "1. 业务调研与分析:", "1.2 收集并分析用户需求，了解目标客户群的特点与偏好，为产品定位提供支持。", "2. 产品规划与设计:", "2.1 场景挖掘、需求分析及初步方案设计。", "-负责协助完成市场分析、需求调研、竞品分析、数据分析等调研分析工作，辅助推动持续创新和优化。", "-具备服务用户和赋能商家双视角，负责对话服务接待场景的需求分析、数据标注、产品设计以及上线后的数据分析，支持产出优化思路和方案", "-产品数据监测与分析：协助建立产品数据监测体系，收集和整理产品相关数据，如用户使用行为、功能反馈等。运用基础的数据分析工具，对数据进行初步分析，为产品优化提供数据支持，从数据角度践行创新产品的迭代理念", "-调研竞品和用户需求，撰写分析报告，探索差异化线条", "-调研国内外竞品和用户需求，撰写分析报告，探索差异化产品建设思路"], "legendgroup": "4", "marker": {"color": "#FF6692", "size": 5, "symbol": "circle"}, "mode": "markers", "name": "4", "scene": "scene", "showlegend": true, "type": "scatter3d", "x": [5.872, 6.505, 5.695, 5.7, 6.699, 6.55, 6.657, 6.585, 6.651, 6.104, 6.607, 6.612, 6.243, 7.122, 6.18, 6.651, 7.037, 6.837, 6.233, 6.715, 6.784, 7.071, 6.899, 6.495, 6.014, 6.167, 6.404, 6.32], "y": [9.055, 8.604, 8.901, 8.898, 8.808, 9.637, 9.725, 9.224, 9.778, 9.648, 9.717, 8.533, 9.086, 9.1, 8.611, 9.326, 9.077, 9.939, 8.579, 8.654, 8.424, 9.015, 8.69, 9.235, 9.716, 9.232, 8.525, 8.653], "z": [8.117, 8.811, 8.769, 8.339, 8.886, 9.235, 9.373, 8.926, 9.337, 8.455, 9.411, 8.503, 9.172, 9.021, 8.209, 8.88, 9.099, 9.29, 8.166, 8.539, 8.773, 9.07, 8.893, 8.554, 8.452, 8.499, 8.284, 8.228]}, {"hovertemplate": "<b>%{hovertext}</b><br><br>color=3<br>UMAP 维度 1=%{x}<br>UMAP 维度 2=%{y}<br>UMAP 维度 3=%{z}<extra></extra>", "hovertext": ["2、针对业务问题同上下游相关团队讨论解决方案，并推动项目进行；", "3.参与产品功能的设计和实现，保证产品的质量和稳定性；", "4.协助团队完成产品上线前的测试和验收工作。", "3、与研发、设计、运营等团队紧密合作，跟进产品研发进度，进行产品验收及效果评测，跟进线上应用的效果及价值回收。", "2、与研发、设计、运营等团队紧密合作，确保产品按照计划顺利推进并实现目标；", "4.与技术团队紧密合作，推动产品的开发和迭代，确保项目的进度和质量；", "3.协助配合技术开发人员，跟进产品开发进度，确保产品的开发、测试、上线等各个环节，保证产品功能及时高质量交付；", "5.协助项目管理，日常进度跟踪以确保产品功能与项目交付；", "3.协助配合技术开发人员，跟进产品开发进度，确保产品的开发、测试、上线等各个环节，保证产品及时高质量上线，跟踪线上数据并持续进行迭代；", "4.协助项目管理，日常进度跟踪以确保产品功能与项目交付；", "4、参与产品原型设计和用户界面设计，确保产品的易用性和用户体验；", "5、协助进行产品测试和上线发布，确保产品的质量和稳定性。", "- 协助完成产品的原型设计、文档编写及项目跟进；", "- 与研发团队紧密合作，推动产品功能的开发与迭代；", "3. 协助团队产研收集用户反馈、跟进项目进度，辅助保障相关项目落地；", "3.项目管理 ：协助产品经理进行项目管理，包括进度跟踪、资源协调、风险管理等，确保项目按时按质完成。", "5.跨部门合作 ：与研发、设计、市场、销售等部门紧密合作，推动产品的研发和市场推广。", "2.跟进项目落地；", "2. 跟进项目的各个环节，从功能设计、研发、测试一直到上线、复盘；", "2.2 协助完成产品的功能定义、用户体验设计以及原型图制作。", "3. 跨团队协作:", "3.1 与研发团队紧密合作，确保产品需求被正确理解和实现。", "3.2 协调设计、测试等部门资源，推动项目按计划高效执行。", "-与跨部门团队合作，与研发、数据、设计、市场等部门紧密合作，确保产品的技术实现、数据支持、视觉呈现及市场推广等环节的顺利进行。", "-作为项目核心沟通桥梁，确保产品团队内部及与其他部门间的有效沟通和协作，确保项目的顺利实施和准时发布。", "-负责从客户沟通、功能设计、协同UX/策略/工程/测试团队，到功能发布、效果分析的全流程产品迭代管理工作", "-准确把握项目目标，协调各方资源，推进项目进展，保障高质量交付目标"], "legendgroup": "3", "marker": {"color": "#B6E880", "size": 5, "symbol": "circle"}, "mode": "markers", "name": "3", "scene": "scene", "showlegend": true, "type": "scatter3d", "x": [5.237, 6.182, 5.554, 5.929, 5.714, 5.31, 5.868, 5.391, 5.838, 5.282, 6.561, 5.703, 6.485, 5.996, 5.724, 5.484, 5.565, 5.072, 5.199, 6.627, 5.379, 5.541, 4.959, 5.744, 5.504, 6.019, 5.019], "y": [9.935, 9.835, 9.349, 9.652, 9.836, 9.557, 9.693, 9.797, 9.652, 9.675, 10.24, 9.256, 10.26, 9.524, 9.806, 10.03, 9.575, 9.814, 9.64, 10.17, 9.641, 9.484, 9.798, 9.894, 10.01, 9.344, 9.925], "z": [9.43, 9.704, 10.06, 9.48, 9.565, 9.795, 9.937, 9.984, 9.965, 10.14, 9.275, 9.97, 9.427, 9.684, 10.07, 9.903, 9.176, 10.08, 10.19, 9.449, 9.215, 9.573, 9.954, 9.181, 9.518, 9.71, 10.04]}, {"hovertemplate": "<b>%{hovertext}</b><br><br>color=2<br>UMAP 维度 1=%{x}<br>UMAP 维度 2=%{y}<br>UMAP 维度 3=%{z}<extra></extra>", "hovertext": ["1、参与公司大模型与AIGC相关的平台型和用户型项目，包括但不限于语言模型、图像生成、语音合成、视频生成等方向；", "4、根据实际情况参与其他与大模型和AIGC相关的产品工作；", "2、配合团队研究大模型在客服场景中的应用，协助设计Prompt模板或优化AI对话流程；", "1.参与产品/工具产品大模型产品的研发和优化工作；", "参与大模型平台建设的产品设计工作：", "1.协助设计和优化大模型平台的架构、UI，独立完成部分需求分析，撰写相关产品需求文档。", "2.与大模型训练、分析算法团队紧密沟通，了解大模型训练分析需求，参与大模型实验管理等平台功能设计。", "4. 与算法、工程团队紧密协作，将大模型技术能力（如LLM、多模态理解、RAG）转化为可规模化的产品功能；", "1. 调研行业动态和业务需求，结合大模型技术，设计并推动游戏内的AI创新型玩法应用。", "2.与游戏沟通，并基于游戏经验，设计大语言模型/多模态模型的应用方案，撰写产品需求文档；", "2、参与调试system prompt及监督模型标注，提升AI输出质量；", " 作为AI技术产品经理实习生，您将参与OS AI 大模型的规划与落地，协助推动大语言模型、多模态模型（视觉、语音、声学等）在业务中的应用，支持算法评测与数据闭环的优化工作。", "团队介绍：我们致力于开发业界领先的AI大模型产品，通过将最前沿的人工智能技术与实际业务需求结合，为用户带来更加智能、高效和便捷的体验。作为AI产品实习生，你将有机会直接参与到核心产品的研发和优化过程中，与业内顶尖的工程师和产品经理共事，共同推动AI技术的商业化应用。", "- 参与AI大模型产品的需求分析、功能设计和用户体验优化；", "1. 负责AI、大模型相关的产品运营工作，能够基于用户需求进行相关产品设计；", "2. 负责相关游戏涉及的大模型prompt调优及效果评测，提升大模型输出效果；", "-负责小爱大模型策略产品的规划、评估、设计，结合业务场景做出合理的评估与优化建议，推动大模型在小爱同学的应用落地；", "2.负责大模型功能落地后的质量优化，推进数据标注、质量管理，提出模型优化的建议。", "作为大模型产品经理实习生，你将参与以下工作：", "-负责AI/大模型产品的需求分析和调研，深入理解大模型技术及应用场景，协助确定产品的核心价值、定位及目标用户群体。", "-负责AI/大模型产品的规划和设计，设计并优化产品的功能结构，确保产品在大模型技术上的创新应用，同时注重界面设计和用户体验。", "-大模型使用：熟练Prompt Engineering和低代码平台搭建workflow，实现数据的智能化标注和质检"], "legendgroup": "2", "marker": {"color": "#FF97FF", "size": 5, "symbol": "circle"}, "mode": "markers", "name": "2", "scene": "scene", "showlegend": true, "type": "scatter3d", "x": [3.004, 3.011, 2.854, 2.955, 3.011, 3.155, 2.627, 2.796, 3.395, 3.486, 3.131, 3.069, 3.022, 2.805, 3.01, 3.235, 2.348, 2.613, 3.298, 2.849, 2.839, 2.969], "y": [10.87, 10.59, 10.84, 10.46, 10.37, 10.63, 10.4, 10.03, 10.44, 10.6, 10.73, 10.97, 10.9, 10.67, 10.61, 10.58, 10.34, 10.42, 11.09, 10.43, 10.62, 10.53], "z": [7.188, 7.656, 7.461, 7.946, 7.879, 8.068, 7.862, 7.759, 7.03, 7.691, 7.587, 7.218, 7.036, 7.085, 6.885, 7.674, 7.337, 7.946, 7.712, 7.076, 7.163, 8.126]}, {"hovertemplate": "<b>%{hovertext}</b><br><br>color=1<br>UMAP 维度 1=%{x}<br>UMAP 维度 2=%{y}<br>UMAP 维度 3=%{z}<extra></extra>", "hovertext": ["1. 深度理解电商业务场景（推荐/广告/搜索/对话），挖掘大模型技术的落地机会，设计AI驱动的产品创新方案；", "2. 结合用户需求与商业目标，规划大模型产品路线图，推动生成式推荐、智能导购、多模态广告等核心功能落地；", "3. 探索AI技术边界，定义下一代电商交互范式（如Agent协作、动态商品生成、认知式营销）；", "6. 洞察行业趋势与竞品动态，输出大模型在电商场景的应用洞察报告，为团队决策提供输入。", "在这里，你将有机会参与推动生成式AI技术在电商及数字营销领域应用，构建新一代智能视觉生产体系；", "在这里，你可以结合对电商业务场景深入理解，探索大模型在电商场景下的应用机会，设计基于AI新范式的创新产品；", "在这里，你会与算法、运营团队紧密合作，将大模型技术能力（如LLM、多模态理解、RAG等）转化为可规模化的产品功能；", "1.协助支持大模型、多模态算法的应用落地。", "4. 跟进领域AI、大模型应用发展情况，输出产品调研分析。", "-跟踪大模型行业动态、新应用、新技术，定期输出调研报告和策略调整建议，为产品决策提供支持；", "1.小爱同学垂直场景下，大模型相关功能的策划和落地，挖掘在手机、车载等终端场景的用户需求，驱动AI技术的研发，达成交付目标。", "1.1 跟踪国内外大模型、智能体开发平台及Agent领域的最新动态和发展趋势。", "-深度理解业务场景及商家经营痛点，结合AI大模型技术，探索并定义商家智能体，即建设智能客服领域的AI生成式互动对话服务策略", "-定期跟进市场调研，了解市场AI大模型应用/智能体/智能客服等相关产品的发展动态，支持发现业务机会点", "-持续关注AI/大模型领域的市场动态和竞品动向，为产品的持续优化和改进提供有力依据。", "-分析用户搜索需求，结合评测标准及大模型特点，构造优质数据样本，支持模型策略优化", "-定义文心一言产品的效果标准，建设反馈驱动的闭环持续提升大模型能力", "-基于对大模型业务应用的洞察，发现当前模型的主要问题，确定优化方向，规划迭代路径", "-基于对大模型底层技术的理解，制定可行的优化方案，协同并支持策略模型提升评估指标"], "legendgroup": "1", "marker": {"color": "#FECB52", "size": 5, "symbol": "circle"}, "mode": "markers", "name": "1", "scene": "scene", "showlegend": true, "type": "scatter3d", "x": [2.71, 2.809, 2.812, 2.746, 2.864, 2.663, 2.702, 2.742, 3.335, 2.982, 2.507, 3.215, 2.815, 3.329, 3.165, 2.663, 2.919, 2.537, 2.555], "y": [9.823, 9.58, 9.88, 9.662, 10.06, 9.858, 10.05, 9.907, 9.89, 9.638, 10.29, 9.717, 9.75, 9.73, 9.671, 9.507, 9.502, 9.634, 9.718], "z": [6.612, 7.015, 6.304, 6.848, 6.137, 6.698, 7.504, 7.707, 6.923, 7.202, 7.09, 6.951, 6.602, 6.76, 6.897, 7.491, 7.294, 7.633, 7.621]}], "layout": {"legend": {"title": {"text": "color"}, "tracegroupgap": 0}, "scene": {"domain": {"x": [0, 1], "y": [0, 1]}, "xaxis": {"title": {"text": "UMAP 维度 1"}}, "yaxis": {"title": {"text": "UMAP 维度 2"}}, "zaxis": {"title": {"text": "UMAP 维度 3"}}}, "title": {"text": "聚类的交互式 3D 可视化"}}}
